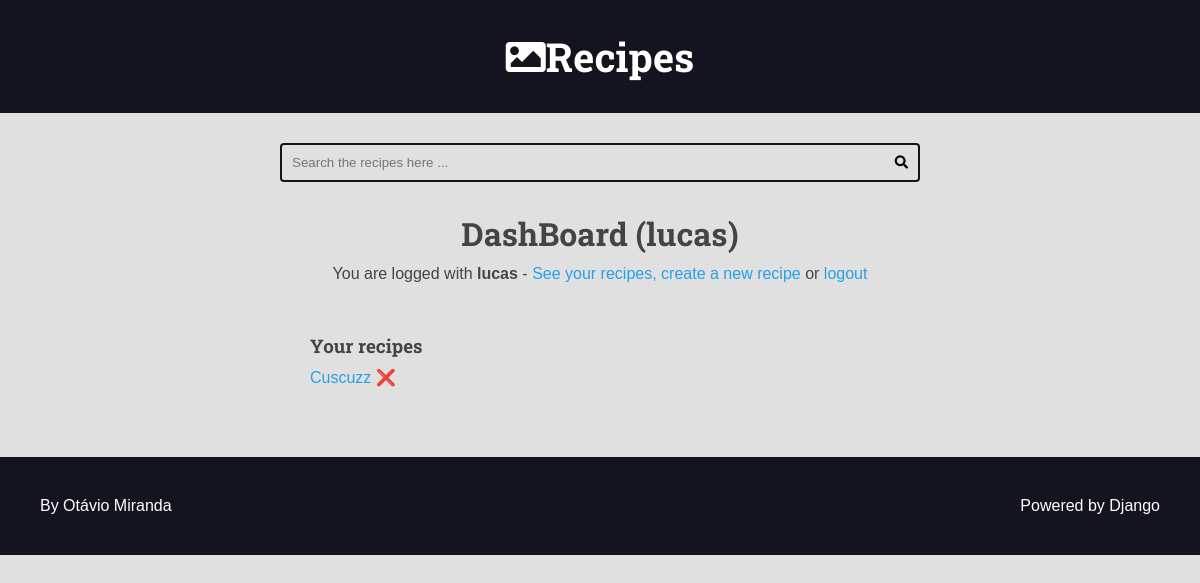
Before: /authors/dashboard/ (signed in) with the older database file.
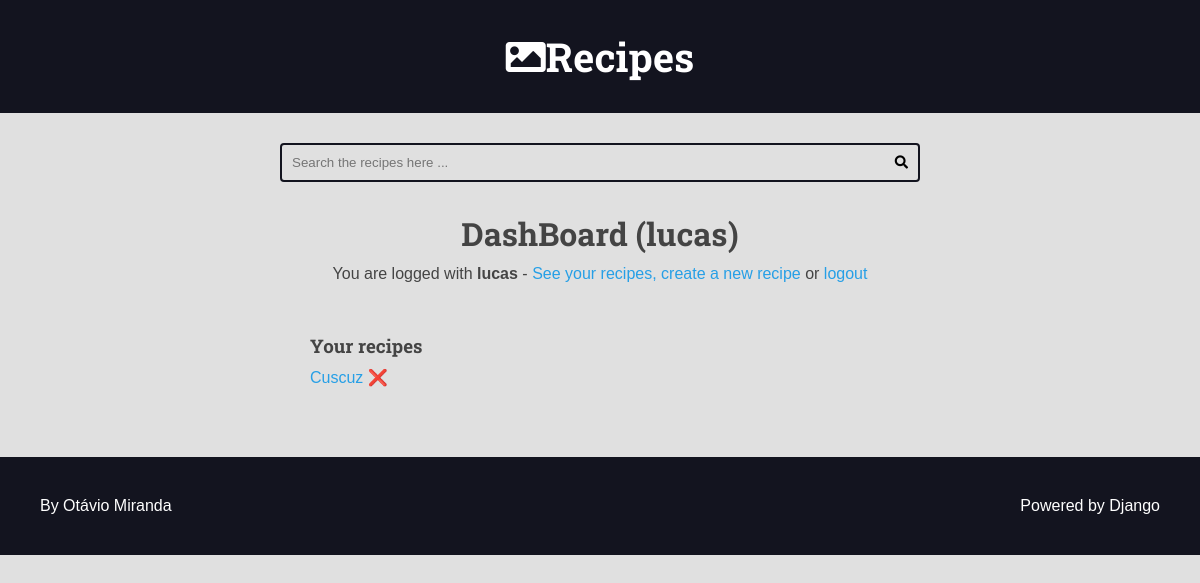
After: the same page with the newer database file.
### recipes/models.py (models this page shows, shortened)
class Recipe(models.Model):
    title = models.CharField(max_length=65)
    description = models.CharField(max_length=165)
    slug = models.SlugField(unique=True)
    preparation_time = models.IntegerField()
    preparation_time_unit = models.CharField(max_length=65)
    servings = models.IntegerField()
    servings_unit = models.CharField(max_length=65)
    preparation_steps = models.TextField()
    preparation_steps_is_html = models.BooleanField(default=False)
    created_at = models.DateTimeField(auto_now_add=True)
    updated_at = models.DateTimeField(auto_now=True)
    is_published = models.BooleanField(default=False)
    cover = models.ImageField(
        upload_to='recipes/covers/%Y/%m/%d/', blank=True, default=' ')
    category = models.ForeignKey(
        Category, on_delete=models.SET_NULL, null=True, blank=True, default=None)  # noqa: E501
    author = models.ForeignKey(User, on_delete=models.SET_NULL, null=True)

### authors/views/all.py (the view)
# urls.py: path('dashboard/', views.dashboard, name='dashboard'),
@login_required(login_url='authors:login', redirect_field_name='next')
def dashboard(request):
    recipes = Recipe.objects.filter(
        is_published=False,
        author=request.user
    )
    return render(request, 'authors/pages/dashboard.html', {
        'recipes': recipes
    })

### authors/templates/authors/pages/dashboard.html (shortened to what this page needs)
{% extends 'global/base.html' %}
{% block content %}
<div class="main-content center container">
   <h1>DashBoard ({{ user }})</h1>
   {% include 'authors/partials/login_message.html' %}
   <div class="authors-dashboard-container">
      <h3>Your recipes</h3>
      <ul>
         {% for recipe in recipes %}
            <li>
               <a href="{% url 'authors:dashboard_recipe_edit' recipe.id %}">{{recipe.title}}</a>
               <strong>
                  <form class="inline-form form-delete" action=" {% url 'authors:dashboard_recipe_delete' recipe.id %}" method="POST">
                     <button class="plaintext-button">❌</button>
                  </form>
               </strong>
            </li>
            {% empty %}
            <li>
               <p>You don't have recipes, please create one</p>
            </li>
         {% endfor %}
      </ul>
    </div>
  </div>
{% endblock content %}

### base_templates/global/base.html (shortened to what this page needs)
{% load static %}
<!DOCTYPE html>
<html lang="pt-BR">
    <head>
        {% include 'global/partials/head.html' %}
    </head>
    <body>
        {% include 'global/partials/header.html' %}
        {% include 'global/partials/search.html' %}
        <main class="main-content-container">
            {% block content %}{% endblock content %}
        </main>
        {% include 'global/partials/footer.html' %}
    </body>
</html>

### base_templates/global/partials/head.html (shortened to what this page needs)
{% load static %}
    <link rel="stylesheet" href="https://cdnjs.cloudflare.com/ajax/libs/font-awesome/5.15.4/css/fontawesome.min.css"
 />
    <link rel="stylesheet" href="https://cdnjs.cloudflare.com/ajax/libs/font-awesome/5.15.4/css/brands.min.css"
 />
    <link rel="stylesheet" href="https://cdnjs.cloudflare.com/ajax/libs/font-awesome/5.15.4/css/solid.min.css"
 />
    <link rel="stylesheet" href="{% static 'global/css/styles.css' %}">

### base_templates/global/partials/header.html
<header class="main-header-container">
    <div class="main-header container">
        <h1>
            <a href="{% url 'recipes:home' %}" class="main-logo">
                <i class="fas fa-image mian-logo-icon"></i>
                <span class="main-logo-text"> Recipes</span>
            </a>
        </h1>
    </div>
</header>

### base_templates/global/partials/search.html
<div class="search-container">
    <div class="container">
        <form action="{% url 'recipes:search' %}" method="GET" class="search-form">
            <input
             type="search"
             class="search-input"
             value="{{search_term}}"
             name="search"
             placeholder="Search the recipes here ..."
             required
             >
            <button type="submit" class="search-button">
                <i class="fas fa-search"></i>
            </button>
        </form>
    </div>
</div>

### authors/templates/authors/partials/login_message.html (shortened to what this page needs)
{% if request.user.is_authenticated %}
      <div class="login-message">
        You are logged with <strong>{{request.user.username}}</strong> -
        <a href="{% url 'authors:dashboard' %}">
          See your recipes,
        </a>
        <a href="{% url 'authors:recipe_save' %}">create a new recipe</a>
        or
        <form class="inline-form" action="{%url 'authors:logout'%}" method='POST'>
          <button class="plaintext-button">logout</button>
        </form>
      </div>
{% endif %}

### base_templates/global/partials/footer.html
<footer class="main-footer">
    <div class="developer">
      <a href="https://www.otaviomiranda.com.br/" target="_blank" rel="noreferrer noopener">By Otávio Miranda</a>
    </div>
    <div class="powered">
      <a href="https://www.djangoproject.com/" target="_blank" rel="noreferrer noopener">Powered by Django</a>
    </div>
</footer>

### base_static/global/css/styles.css (style rules this page uses)
:root { --color-primary: #269fe6; --color-primary-hover: #2086c2; --color-primary-dark: #13141f; --color-primary-dark-hover: #212336; --color-primary-light: #d4ecfa; --color-primary-light-hover: #bdd8e7; --color-white: #fff; --color-black: #000; --color-dark-text: #444; --color-info-light: #cce5ff; --color-debug-light: #cce5ff; --color-success-light: #d4edda; --color-alert-light: #fff3cd; --color-warning-light: #fff3cd; --color-error-light: #f8d7da; --color-info-dark: #4d86c4; --color-debug-dark: #4d86c4; --color-success-dark: #4a9c5d; --color-alert-dark: #927f40; --color-warning-dark: #927f40; --color-error-dark: #da525d; --color-gray-0: #f9f9f9; --color-gray-1: #e0e0e0; --color-gray-2: #c7c7c7; --color-gray-3: #aeaeae; --color-gray-4: #959595; --color-gray-5: #7d7d7d; --color-gray-6: #646464; --color-gray-7: #4b4b4b; --color-gray-8: #323232; --color-gray-9: #191919; --font-primary: sans-serif; --font-headings: 'Roboto Slab', serif; --spacing-gutter-medium: 3rem; --spacing-gutter-large: 4rem; }
* { padding: 0; margin: 0; box-sizing: border-box; }
html { font-size: 62.5%; }
body { font-size: 1.6rem; font-family: var(--font-primary); background: var(--color-gray-1); color: var(--color-dark-text); }
h1, h2, h3, h4, h5, h6 { font-family: var(--font-headings); }
.container { max-width: 144rem; margin: 0 auto; padding: var(--spacing-gutter-medium); }
.main-header-container { background: var(--color-primary-dark); }
.main-logo { font-size: 4rem; color: var(--color-white); text-decoration: none; display: flex; flex-flow: row nowrap; align-items: center; justify-content: center; width: fit-content; margin: 0 auto; }
.search-form { border: 0.2rem solid var(--color-primary-dark); max-width: 64rem; margin: 0 auto; border-radius: 0.4rem; position: relative; transition: all 300ms ease-in-out; }
.search-input, .search-button { border: none; background: none; outline: none; padding: 1rem; transition: all 300ms ease-in-out; }
.search-input { width: 100%; padding-right: 3rem; }
.search-button { position: absolute; top: 0; right: 0; }
.main-content { padding-top: 0; }
a { color: var(--color-primary); text-decoration: none; }
.main-footer { display: flex; align-items: center; justify-content: space-between; background: var(--color-primary-dark); color: var(--color-white); padding: var(--spacing-gutter-large); }
.main-footer a { color: var(--color-white); text-decoration: none; transition: all 300ms ease-in-out; }
.inline-form { display: inline; }
.plaintext-button { display: inline; border: none; background: none; cursor: pointer; color: var(--color-primary); font-size: 1.6rem; }
.login-message { margin: 1rem 0; }
.authors-dashboard-container { max-width: 64rem; text-align: left; padding: var(--spacing-gutter-medium); margin: 0 auto; }
.authors-dashboard-container h3, .authors-dashboard-container p, .authors-dashboard-container ul { list-style-type: none; margin: 1rem 0; }
.center { text-align: center; }

Changed rows visible on the page:
changed Recipe: title "Cuscuzz" → "Cuscuz"
